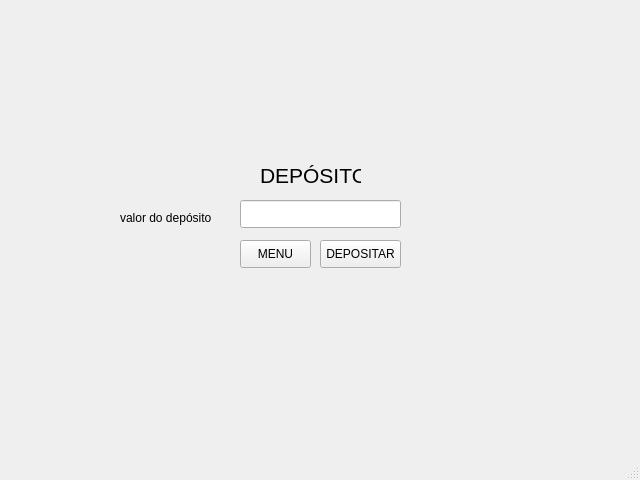
<?xml version="1.0" encoding="UTF-8"?>
<ui version="4.0">
 <class>MainWindow</class>
 <widget class="QMainWindow" name="MainWindow">
  <property name="geometry">
   <rect>
    <x>0</x>
    <y>0</y>
    <width>640</width>
    <height>480</height>
   </rect>
  </property>
  <property name="windowTitle">
   <string>MainWindow</string>
  </property>
  <widget class="QWidget" name="centralwidget">
   <widget class="QLabel" name="label">
    <property name="geometry">
     <rect>
      <x>260</x>
      <y>165</y>
      <width>101</width>
      <height>21</height>
     </rect>
    </property>
    <property name="font">
     <font>
      <pointsize>16</pointsize>
     </font>
    </property>
    <property name="text">
     <string>DEPÓSITO</string>
    </property>
   </widget>
   <widget class="QLabel" name="label_2">
    <property name="geometry">
     <rect>
      <x>120</x>
      <y>210</y>
      <width>111</width>
      <height>16</height>
     </rect>
    </property>
    <property name="text">
     <string>valor do depósito</string>
    </property>
   </widget>
   <widget class="QLineEdit" name="lineEdit">
    <property name="geometry">
     <rect>
      <x>240</x>
      <y>200</y>
      <width>161</width>
      <height>28</height>
     </rect>
    </property>
   </widget>
   <widget class="QPushButton" name="pushButton">
    <property name="geometry">
     <rect>
      <x>320</x>
      <y>240</y>
      <width>81</width>
      <height>28</height>
     </rect>
    </property>
    <property name="text">
     <string>DEPOSITAR</string>
    </property>
   </widget>
   <widget class="QPushButton" name="pushButton_2">
    <property name="geometry">
     <rect>
      <x>240</x>
      <y>240</y>
      <width>71</width>
      <height>28</height>
     </rect>
    </property>
    <property name="text">
     <string>MENU</string>
    </property>
   </widget>
  </widget>
  <widget class="QMenuBar" name="menubar">
   <property name="geometry">
    <rect>
     <x>0</x>
     <y>0</y>
     <width>640</width>
     <height>22</height>
    </rect>
   </property>
  </widget>
  <widget class="QStatusBar" name="statusbar"/>
 </widget>
 <resources/>
 <connections/>
</ui>
